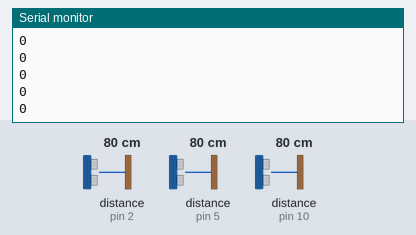
Bench run of a sketch on a simulated Arduino Uno, built with avr-gcc and run on an emulated ATmega328P. Shown: the last lines printed to the serial monitor. Wiring (inferred from the names in the program): 3 × ultrasonic range finder: trigger pin 3, echo pin 2 / trigger pin 6, echo pin 5 / trigger pin 11, echo pin 10. The test bench sets the inputs (shaded band); at power-on: distance to the obstacle (sensors on pin 2, pin 5, pin 10) 80 cm. The echo pulse lasts 58.3 µs per cm.

Above: at 2.2 s.
2.3 s: distance to the obstacle (sensor on pin 2) set to 2 cm
At 2.61 s:
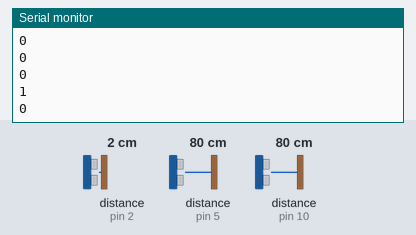
3.8 s: distance to the obstacle (sensor on pin 5) set to 4 cm
At 3.83 s:
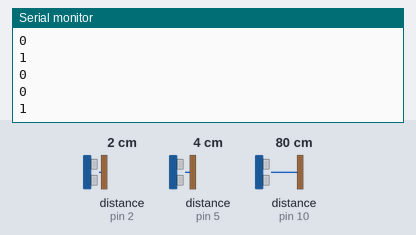
5.3 s: distance to the obstacle (sensor on pin 10) set to 2 cm
At 5.33 s:
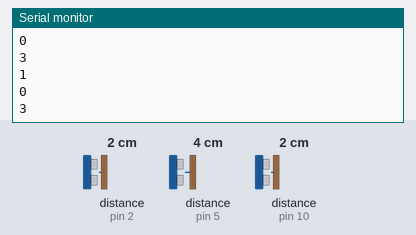
6.8 s: distance to the obstacle (sensor on pin 2) set to 9 cm
At 6.87 s:
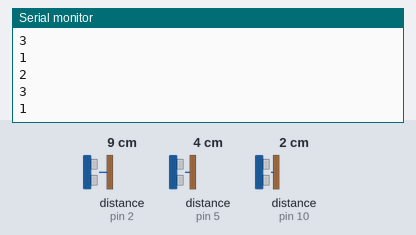
8.3 s: distance to the obstacle (sensor on pin 5) set to 18 cm
At 8.31 s:
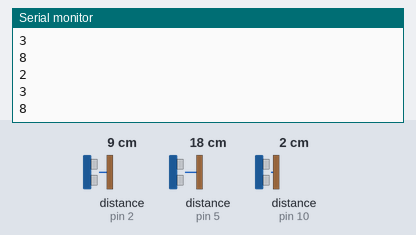
9.8 s: distance to the obstacle (sensor on pin 10) set to 35 cm
At 9.86 s:
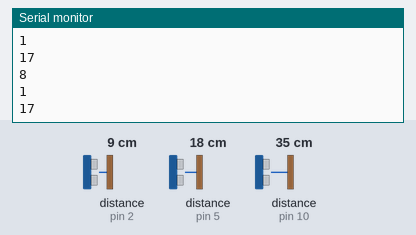
Timing chart, 0 to 12.3 s (numbered marks = the images above; inputs shaded):
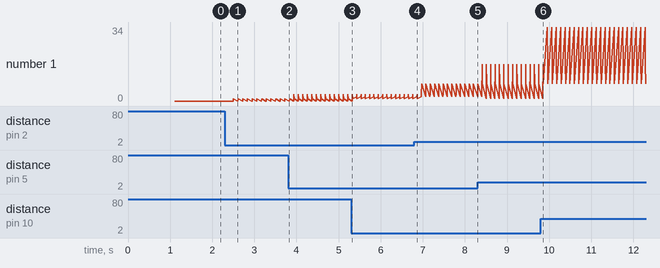

Measured:
- after the input at 2.3 s, the serial monitor: prints a new line after 0.20 s (image 1)
- plotted number 1: 0 → 1 after the input at 2.3 s

The sketch:

Mouse_Arduino_Code.ino
```cpp
const int trigPin1 = 11; // trigger output pin (S1)
const int echoPin1 = 10; // echo input pin (S1)
const int trigPin2 = 6;  // trigger output pin (s2)
const int echoPin2 = 5;  // echo input pin (s2)
const int trigPin3 = 3;  // trigger output pin (s3)
const int echoPin3 = 2;  // echo input pin (s3)

/////distance calculation
long duration;
int distance1, distance2,distance3;
float r;
unsigned long temp=0;
int temp1=0;
int l=0;
/////

void find_distance (void);

void find_distance (void)
{
  digitalWrite(trigPin1, LOW);
  delayMicroseconds(2);
  digitalWrite(trigPin1, HIGH);
  delayMicroseconds(10);
  digitalWrite(trigPin1, LOW);

  duration = pulseIn(echoPin1, HIGH, 5000);
  r = 3.4 * duration / 2;
  distance1 = r / 100.00;

  digitalWrite(trigPin2, LOW);
  delayMicroseconds(2);
  digitalWrite(trigPin2, HIGH);
  delayMicroseconds(10);
  digitalWrite(trigPin2, LOW);

  duration = pulseIn(echoPin2, HIGH, 5000);
  r = 3.4 * duration / 2;
  distance2 = r / 100.00;

  digitalWrite(trigPin3, LOW);
  delayMicroseconds(2);
  digitalWrite(trigPin3, HIGH);
  delayMicroseconds(10);
  digitalWrite(trigPin3, LOW);

  duration = pulseIn(echoPin3, HIGH, 5000);
  r = 3.4 * duration / 2;
  distance3 = r / 100.00;
  delay(100);
}

void setup()
{
  Serial.begin(9600);
  pinMode(trigPin1, OUTPUT);
  pinMode(echoPin1, INPUT);
  pinMode(trigPin2, OUTPUT);
  pinMode(echoPin2, INPUT);
  pinMode(trigPin3, OUTPUT);
  pinMode(echoPin3, INPUT);
  delay (1000);

}

void loop() {
  find_distance();
  Serial.println(distance1);
  Serial.println(distance2);
  Serial.println(distance3);

}
```
